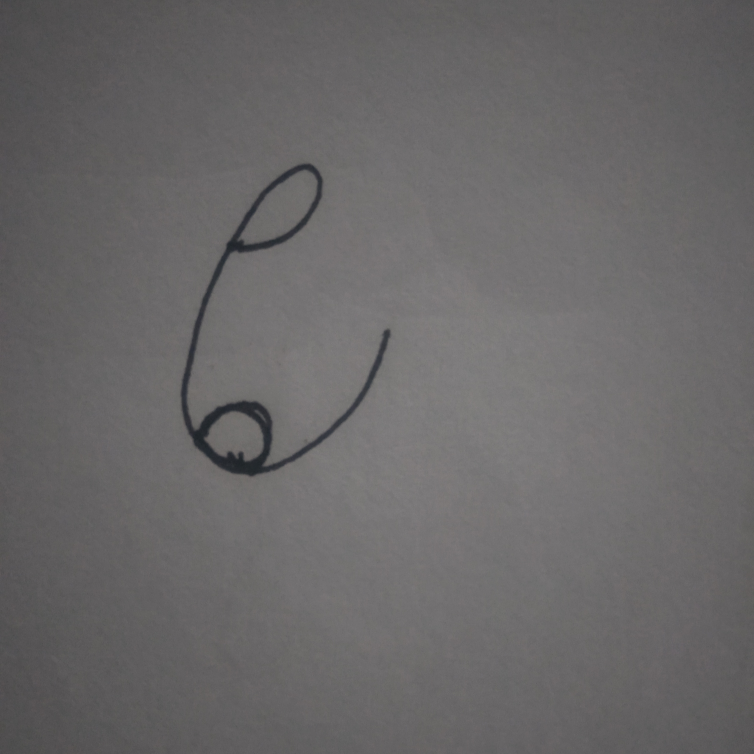
#> input picture test data/IMG_20221222_061733.jpg, 3016 x 3016 px (shown at 1/4 size); its folder holds only this picture in this run
$ python -i LoadImagesLabels.py   (imports and definitions only)
#> lines starting #> are read from the running program, lines starting #| are printed output that depends on the picture; after the words box and inside, x2 and y2 are one past the last pixel; in counts of white or black regions, pixels touching at a corner belong together
#> further down, picture is the input picture: shape (3016, 3016, 3); mean B, G, R 103.6, 103.1, 104.9
# main purpose is to preprocess both train and test images
# to be ready to be fed to the knn model
# functions include loading the data from the passed source path
# as well as create txt files for the float training images and labels

import cv2
import imutils
import numpy as np
import os
# from PIL import Image


class ImgPreprocessing:

    flattened_images = []
    labels_ref = []
    labels_id = []
    final_labels = []
    string_labels = []
    new_width = 30
    new_height = 30
    min_contour_area = 700
    label_id = 1
    path = ''
    is_train_data = False
    file_path = None
    file_name = None
    img_size = None
    img_processed = False

    # [21 lines left out: function load_data, not called in this run]
    # end of load_data()

    def get_path(self, folder_name, file_name):
        self.file_path = self.path + folder_name + "/" + file_name
        self.file_name = file_name
    # end of get_path()

    # [30 lines left out: function process_data, not called in this run]
    # end of process_train_data()

    def preprocess_images(self, read_img):
        img_gray = cv2.cvtColor(read_img, cv2.COLOR_BGR2GRAY)               # converting it to grayscale
        img_blurred = cv2.GaussianBlur(img_gray, (9, 9), 0)                 # blurring to reduce noise
        kernel = cv2.getStructuringElement(cv2.MORPH_ELLIPSE, (4, 4))       # getting kernel for erosion
        img_thresh = cv2.adaptiveThreshold(img_blurred,                     # input image
                                  255,                                      # make pixels that pass the threshold full white
                                  cv2.ADAPTIVE_THRESH_MEAN_C,               # use gaussian rather than mean, seems to give better results
                                  cv2.THRESH_BINARY_INV,                    # invert so foreground will be white, background will be black
                                  11,                                       # size of a pixel neighborhood used to calculate threshold value
                                  2)
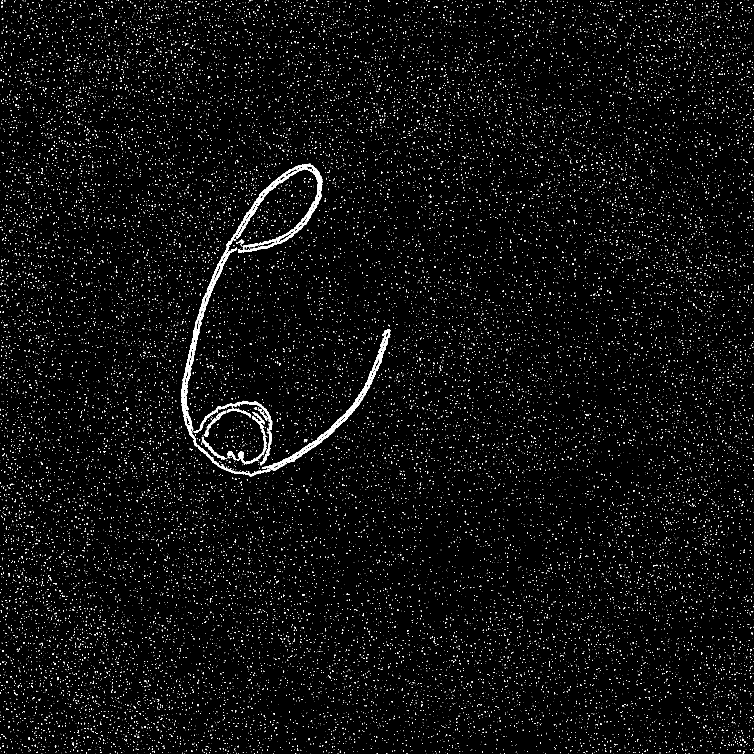
#> img_thresh: shape (3016, 3016) (shown at 1/4 size); 2.1% white; 27192 white regions (26766 under 20 px), largest, box (x1, y1, x2, y2) and area: (724, 655, 1290, 1905) 30702, (1048, 1316, 1562, 1883) 12438, (776, 1603, 1089, 1732) 3483
        erosion = cv2.erode(img_thresh, kernel, iterations=1)               # remove small white pixels / noise
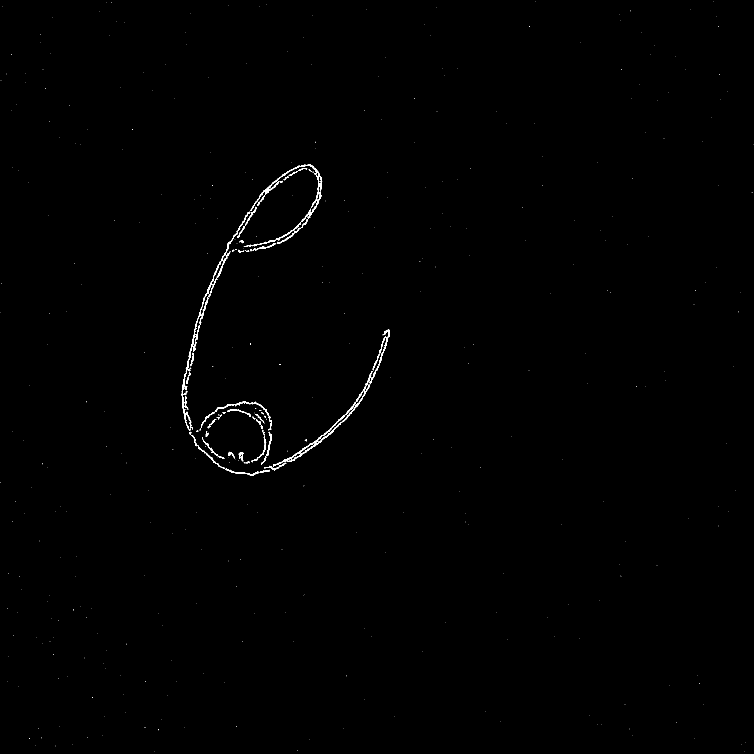
#> erosion: shape (3016, 3016) (shown at 1/4 size); 0.3% white; 455 white regions (385 under 20 px), largest, box (x1, y1, x2, y2) and area: (1093, 1484, 1491, 1866) 4311, (727, 1010, 904, 1723) 4162, (1000, 657, 1289, 888) 3484
        kernel = cv2.getStructuringElement(cv2.MORPH_RECT, (3, 3))          # getting new kernel for dilation
        dilation = cv2.dilate(erosion, kernel, iterations=1)                # edges of strokes might be eroded, thus, dilated again slightly
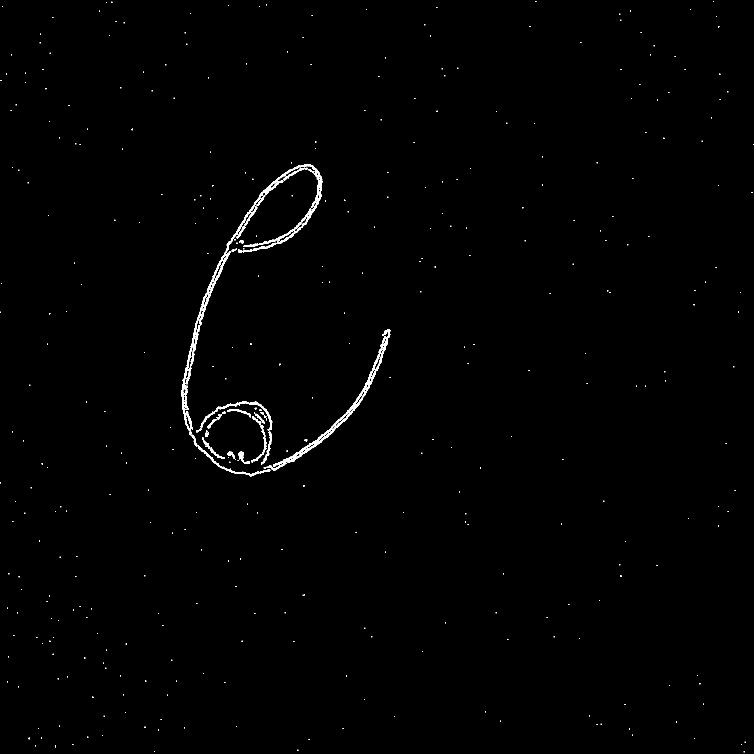
#> dilation: shape (3016, 3016) (shown at 1/4 size); 0.54% white; 420 white regions (363 under 20 px), largest, box (x1, y1, x2, y2) and area: (726, 656, 1290, 1724) 16040, (1092, 1388, 1544, 1867) 8309, (803, 1604, 1089, 1722) 2748
        kernel_for_close = cv2.getStructuringElement(cv2.MORPH_RECT, (35, 35))
        closing = cv2.morphologyEx(dilation, cv2.MORPH_CLOSE, kernel_for_close) # some areas w/in the strokes are open, this is to make sure the strokes are solid
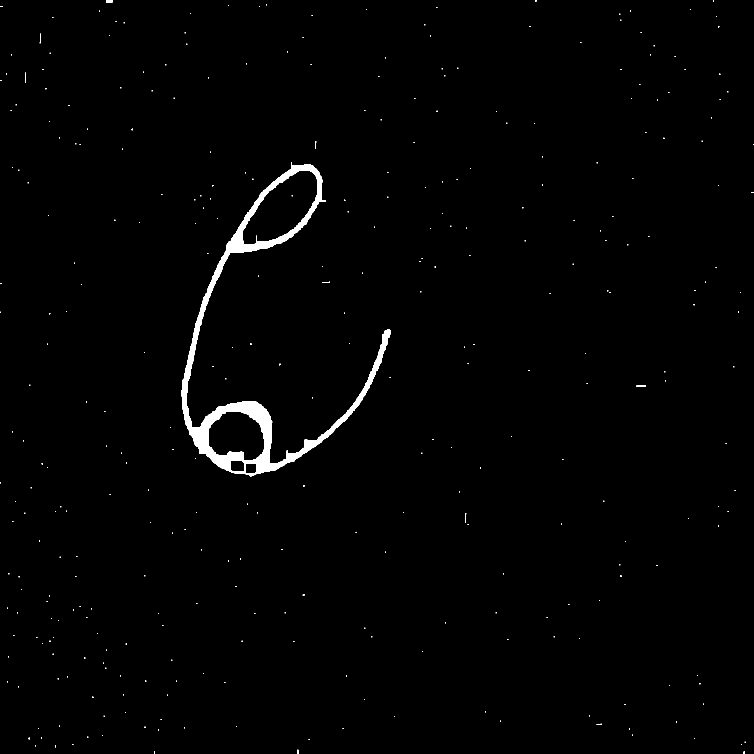
#> closing: shape (3016, 3016) (shown at 1/4 size); 1% white; 343 white regions (319 under 20 px)

        img_thresh = closing.copy()
        # img_thresh_copy = img_thresh
        # # finding contours in the image
        # contours, heirarchy = cv2.findContours(img_thresh_copy, cv2.RETR_LIST, cv2.CHAIN_APPROX_NONE)

        cropped_img = self.crop_img(img_thresh)

        # rects = self.crop_img(contours, img_thresh)

        # separate contours to another function and have its return value as rects
        # for contour in contours:
        #     col = []
        #     # checking if contour area is large enough to be considered a part of the stroke
        #     # or if contour area is as large as perimeter of image, hence the border
        #     if self.min_contour_area < cv2.contourArea(contour) < self.img_size * 0.8:
        #         [x, y, width, height] = cv2.boundingRect(contour)
        #         col.append(x)
        #         col.append(y)
        #         col.append(width)
        #         col.append(height)
        #         rects.append(col)
        #     # else, the contour area is considered as noise and drawn black, same as the background
        #     else:
        #         cv2.drawContours(img_thresh, contour, -1, (0, 0, 0), 3)

        # # finding location, width, and height of the stroke's bounding box for cropping
        # rects_len = range(len(rects))
        # try:
        #     x = min(rects[i][0] for i in rects_len)
        #     y = min(rects[i][1] for i in rects_len)
        #     w = max(rects[i][0] + rects[i][2] for i in rects_len) - x
        #     h = max(rects[i][1] + rects[i][3] for i in rects_len) - y
        # except:
        #     print('image', self.file_name,  'is blurry, cannot be processed...')
        #     self.img_processed = False
        #     return
        #
        # # this is here if ever we want to see which part of the image is the bounding box placed
        # # still need to add cv.imshow('label', src) tho
        # # attach bounding box to character
        # cv2.rectangle(read_img,         # draw rectangle on original training image
        #               (x, y),           # upper left corner
        #               (x + w, y + h),   # lower right corner
        #               (0, 0, 255),      # red
        #               2)
        #
        # cropped_img = img_thresh[y:y+h, x:x+w]

        # rotating img here instead of before calling preprocess images
        if self.is_train_data:
            i = -45
            while i <= 45:
                rotated = imutils.rotate_bound(cropped_img, i)
                cropped_img = self.crop_img(rotated)
                cropped_resized_img = cv2.resize(cropped_img, (self.new_width, self.new_height))  # must resize image to make all images uniform
                flat_img = cropped_resized_img.reshape((1, self.new_width * self.new_height))  # reshape array to 1D
                self.flattened_images = np.append(self.flattened_images, flat_img, 0)  # append image to the list of flattened images
                self.labels_id.append(float(self.label_id))
                i += 1
        else:
            cropped_resized_img = cv2.resize(cropped_img, (self.new_width, self.new_height)) # must resize image to make all images uniform
            flat_img = cropped_resized_img.reshape((1, self.new_width * self.new_height))  # reshape array to 1D
            self.flattened_images = np.append(self.flattened_images, flat_img, 0)  # append image to the list of flattened images

        self.img_processed = True
    # end process_images

    def crop_img(self, img_thresh):
        # finding contours in the image
        img_thresh_copy = img_thresh
        contours, heirarchy = cv2.findContours(img_thresh_copy, cv2.RETR_LIST, cv2.CHAIN_APPROX_NONE)
#> contours = 347 contours, 328 with area under 20; largest, box (x1, y1, x2, y2) and area: (726, 650, 1561, 1905) 175384, (969, 682, 1271, 979) 51148, (832, 1644, 1057, 1843) 33346, (923, 1842, 978, 1888) 2330, (980, 1853, 1027, 1893) 1762
        rects = []
        for contour in contours:
            col = []
            # checking if contour area is large enough to be considered a part of the stroke
            # or if contour area is as large as perimeter of image, hence the border
            if self.min_contour_area < cv2.contourArea(contour) < self.img_size * 0.8:
                [x, y, width, height] = cv2.boundingRect(contour)
                col.append(x)
                col.append(y)
                col.append(width)
                col.append(height)
                rects.append(col)
            # else, the contour area is considered as noise and drawn black, same as the background
            else:
                cv2.drawContours(img_thresh, contour, -1, (0, 0, 0), 3)
#> this loop made 145 passes
#> img_thresh: shape (3016, 3016); 1% white; 199 white regions (184 under 20 px), largest, box (x1, y1, x2, y2) and area: (726, 650, 1561, 1905) 90412, (424, 0, 449, 12) 278, (2545, 1543, 2584, 1548) 123
#> after the loop, rects = []

        # finding location, width, and height of the stroke's bounding box for cropping
        rects_len = range(len(rects))
        try:
            x = min(rects[i][0] for i in rects_len)
            y = min(rects[i][1] for i in rects_len)
            w = max(rects[i][0] + rects[i][2] for i in rects_len) - x
            h = max(rects[i][1] + rects[i][3] for i in rects_len) - y
        except:
            print('image', self.file_name, 'is blurry, cannot be processed...')
            self.img_processed = False
            return

        cropped_img = img_thresh[y:y + h, x:x + w]
        return cropped_img

# end ImgPreprocessing

>>> import cv2
>>> picture = cv2.imread('test data/IMG_20221222_061733.jpg')
#> (the run stopped early here; a loop or call above may not have finished)

$ run again, on test data/IMG_20221222_062246.jpg
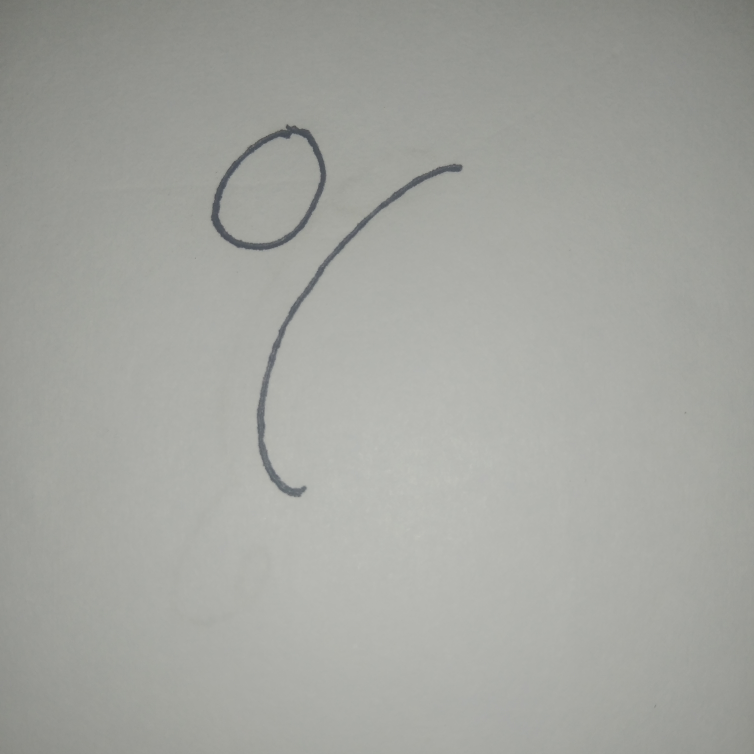
#> input picture test data/IMG_20221222_062246.jpg, 3016 x 3016 px (shown at 1/4 size)
#> picture is the input picture: shape (3016, 3016, 3); mean B, G, R 159.1, 164.2, 163
#> in preprocess_images, `img_thresh = cv2.adaptiveThreshold(img_blurred,`:
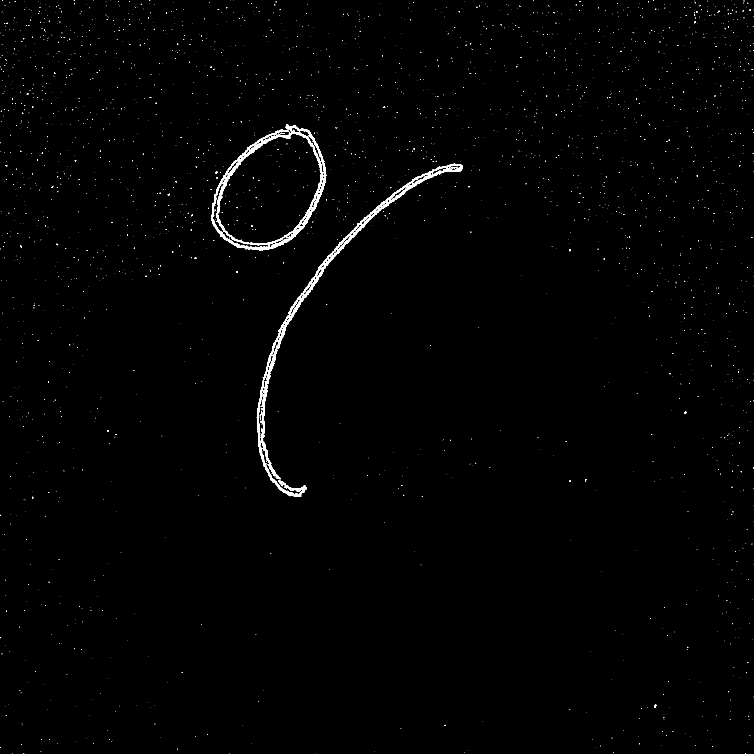
#> img_thresh: shape (3016, 3016) (shown at 1/4 size); 0.66% white; 2381 white regions (2353 under 20 px), largest, box (x1, y1, x2, y2) and area: (1027, 655, 1850, 1988) 29026, (844, 497, 1305, 1002) 22991, (2616, 2818, 2625, 2832) 74
#> erosion: shape (3016, 3016); 0.29% white; 76 white regions (46 under 20 px), largest, box (x1, y1, x2, y2) and area: (1061, 657, 1849, 1585) 8792, (846, 537, 1304, 1001) 4978, (880, 521, 1289, 853) 3761
#> dilation: shape (3016, 3016); 0.5% white; 45 white regions (21 under 20 px), largest, box (x1, y1, x2, y2) and area: (1053, 656, 1850, 1586) 16089, (845, 520, 1305, 1002) 15717, (1029, 1524, 1186, 1988) 3490
#> in preprocess_images, `closing = cv2.morphologyEx(dilation, cv2.MORPH_CLOSE, kernel_for_close)`:
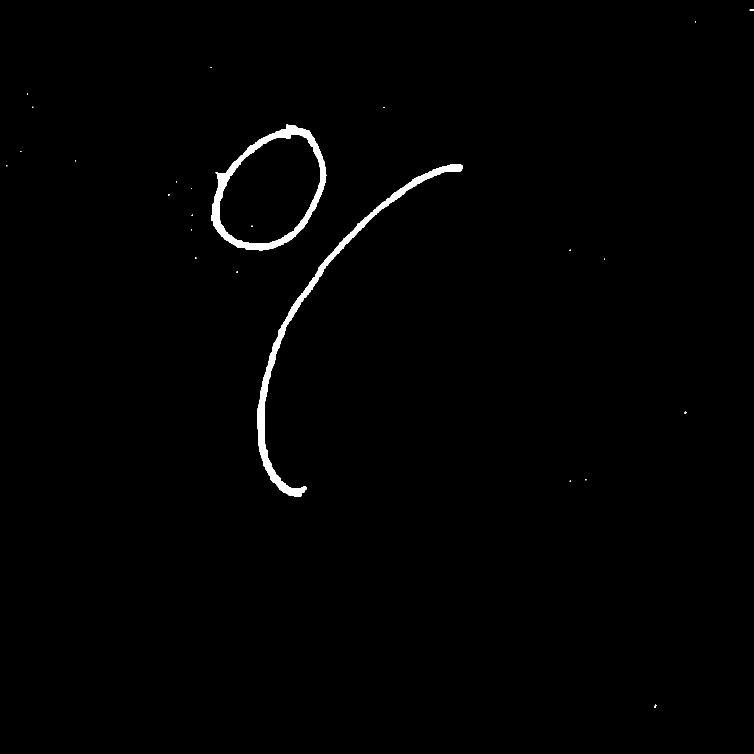
#> closing: shape (3016, 3016) (shown at 1/4 size); 0.84% white; 25 white regions (16 under 20 px)
#> contours = 26 contours, 20 with area under 20; largest, box (x1, y1, x2, y2) and area: (845, 498, 1305, 1002) 161942, (876, 539, 1284, 975) 128392, (1029, 656, 1850, 1988) 39213, (2617, 2819, 2625, 2831) 42, (2739, 1647, 2746, 1655) 34, (2999, 39, 3016, 42) 32
#> the loop in crop_img, `for contour in contours:` made 16 passes
#> after the loop in crop_img, `for contour in contours:`: rects = []
